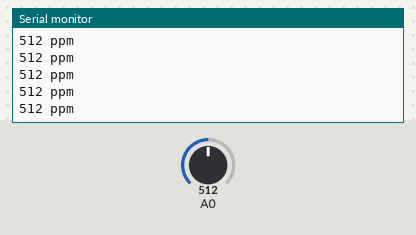
Bench run of a sketch on a simulated Arduino Uno, built with avr-gcc and run on an emulated ATmega328P. On the bench: the last lines printed to the serial monitor. Inputs (shaded band) come from the test bench; at power-on: A0 = 512.

Above: at 1.2 s.
1.3 s: A0 set to 986
At 2.0 s:
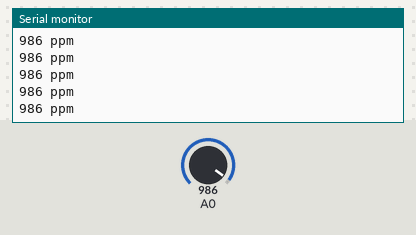
4.3 s: A0 set to 1017
At 4.8 s:
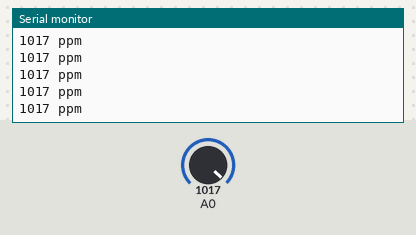
7.3 s: A0 set to 105
At 7.8 s:
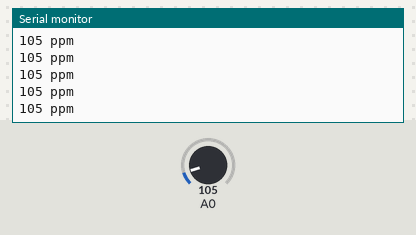
10.3 s: A0 set to 90
At 11.2 s:
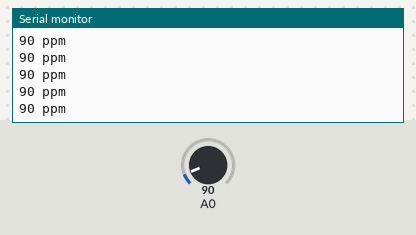
11.8 s: A0 set to 11
At 12.9 s:
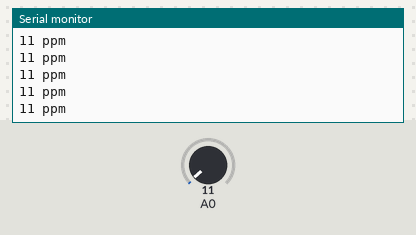
13.3 s: A0 set to 8
At 14.1 s:
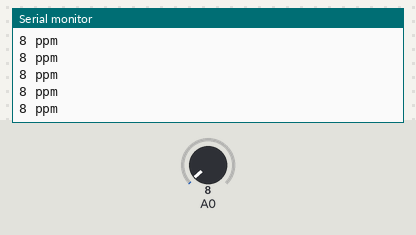
Timing chart, 0 to 15.8 s (numbered marks = the images above; inputs shaded):
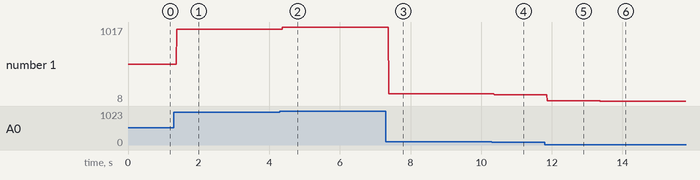

The sketch:

mq135.ino
```cpp
void setup() {
  pinMode(A1,INPUT);
  Serial.begin(9600);
}

void loop() {
  int value=analogRead(A0);
  Serial.print(value);
  Serial.println(" ppm");
  /*if(value>=10 && value<=300)
    Serial.println("ammonia is detected");
    Serial.println("alcohol is detected");
  if(value>=10 && value<=1000)
    Serial.println("benzene is detected");
  delay(2000);*/
}
```

Measured:
- after the input at 1.3 s, the serial monitor: prints a new line after 0.08 s (image 1)
- after the input at 4.3 s, the serial monitor: prints a new line after 0.07 s (image 2)
- after the input at 7.3 s, the serial monitor: prints a new line after 0.08 s (image 3)
- after the input at 10.3 s, the serial monitor: prints a new line after 0.07 s (image 4)
- after the input at 11.8 s, the serial monitor: prints a new line after 0.07 s (image 5)
- after the input at 13.3 s, the serial monitor: prints a new line after 0.07 s (image 6)
- plotted number 1: 512 → 986 after the input at 1.3 s, 986 → 1017 after the input at 4.3 s, 1017 → 105 after the input at 7.3 s, 105 → 90 after the input at 10.3 s, 90 → 11 after the input at 11.8 s
